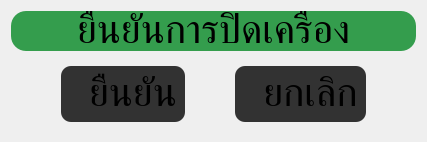
         <widget class="QWidget" name="shutdown_page">
          <layout class="QVBoxLayout" name="verticalLayout_43">
           <item>
            <widget class="QLabel" name="shutdown_title">
             <property name="maximumSize">
              <size>
               <width>16777215</width>
               <height>65</height>
              </size>
             </property>
             <property name="font">
              <font>
               <family>Kanit</family>
               <pointsize>30</pointsize>
              </font>
             </property>
             <property name="styleSheet">
              <string notr="true">background-color: rgb(52, 157, 77);
border-radius: 15px;</string>
             </property>
             <property name="text">
              <string>ยืนยันการปิดเครื่อง</string>
             </property>
             <property name="alignment">
              <set>Qt::AlignmentFlag::AlignCenter</set>
             </property>
            </widget>
           </item>
           <item>
            <widget class="QWidget" name="shutdown_widget" native="true">
             <property name="styleSheet">
              <string notr="true">QPushButton {
	background-color: rgb(50, 50, 50);
	border-radius: 10px;
	padding: 8px;
}</string>
             </property>
             <layout class="QHBoxLayout" name="horizontalLayout_64">
              <property name="spacing">
               <number>50</number>
              </property>
              <property name="leftMargin">
               <number>50</number>
              </property>
              <property name="rightMargin">
               <number>50</number>
              </property>
              <item>
               <widget class="QPushButton" name="confirm_shutdown">
                <property name="minimumSize">
                 <size>
                  <width>0</width>
                  <height>52</height>
                 </size>
                </property>
                <property name="font">
                 <font>
                  <family>Kanit</family>
                  <pointsize>30</pointsize>
                  <italic>false</italic>
                  <fontweight>Medium</fontweight>
                 </font>
                </property>
                <property name="styleSheet">
                 <string notr="true"/>
                </property>
                <property name="text">
                 <string>  ยืนยัน</string>
                </property>
                <property name="icon">
                 <iconset resource="resource.qrc">
                  <normaloff>:/assets/keyboard/enter.png</normaloff>:/assets/keyboard/enter.png</iconset>
                </property>
                <property name="iconSize">
                 <size>
                  <width>50</width>
                  <height>50</height>
                 </size>
                </property>
               </widget>
              </item>
              <item>
               <widget class="QPushButton" name="cancel_shutdown">
                <property name="minimumSize">
                 <size>
                  <width>0</width>
                  <height>52</height>
                 </size>
                </property>
                <property name="font">
                 <font>
                  <family>Kanit</family>
                  <pointsize>30</pointsize>
                  <italic>false</italic>
                  <fontweight>Medium</fontweight>
                 </font>
                </property>
                <property name="text">
                 <string>  ยกเลิก</string>
                </property>
                <property name="icon">
                 <iconset resource="resource.qrc">
                  <normaloff>:/assets/keyboard/cancel.png</normaloff>:/assets/keyboard/cancel.png</iconset>
                </property>
                <property name="iconSize">
                 <size>
                  <width>50</width>
                  <height>50</height>
                 </size>
                </property>
               </widget>
              </item>
             </layout>
            </widget>
           </item>
          </layout>
         </widget>
